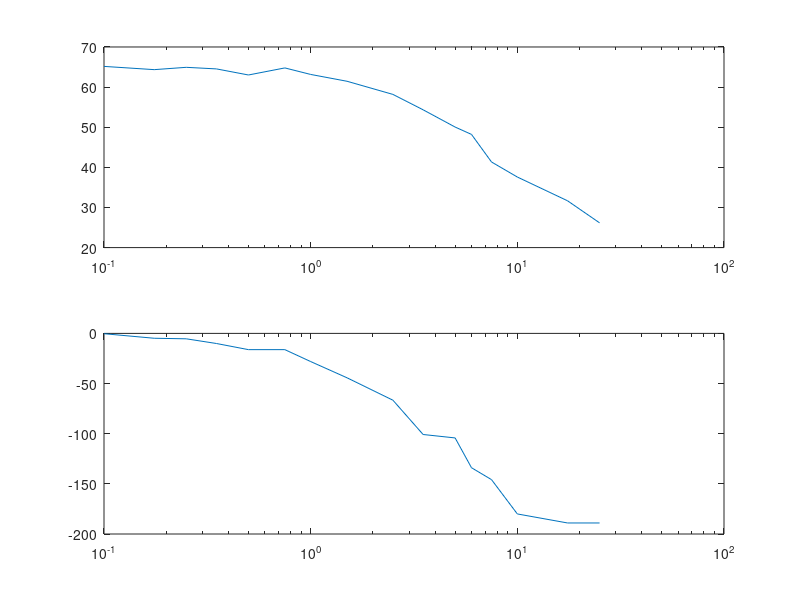

Source code (MATLAB):
M = [3.7 4.87 6.55 7.9 11.14 12.21 15.138 18.34 21.60 23.52 25.51 23.36 25.2 25.7 24.97 26.00];
freqs = [25 17.5 10 7.5 6 5 3.5 2.5 1.5 1 0.75 0.5 0.35 0.25 0.175 0.1];
dt = [0.0210 0.030 0.05 0.054 0.062 0.0579 0.08 0.0740 0.082 0.078 0.06 0.09 0.08 0.06 0.077 0.009];
G = 20*log(M);
fase =(dt.*freqs)*360;
subplot(2,1,1);
semilogx(freqs, G);
subplot(2,1,2);
semilogx(freqs,-fase);
##g = tf([44.3],[0.075589 1])
##g2 = tf([868.2410319],[1 1736.482064 868.2410319])
